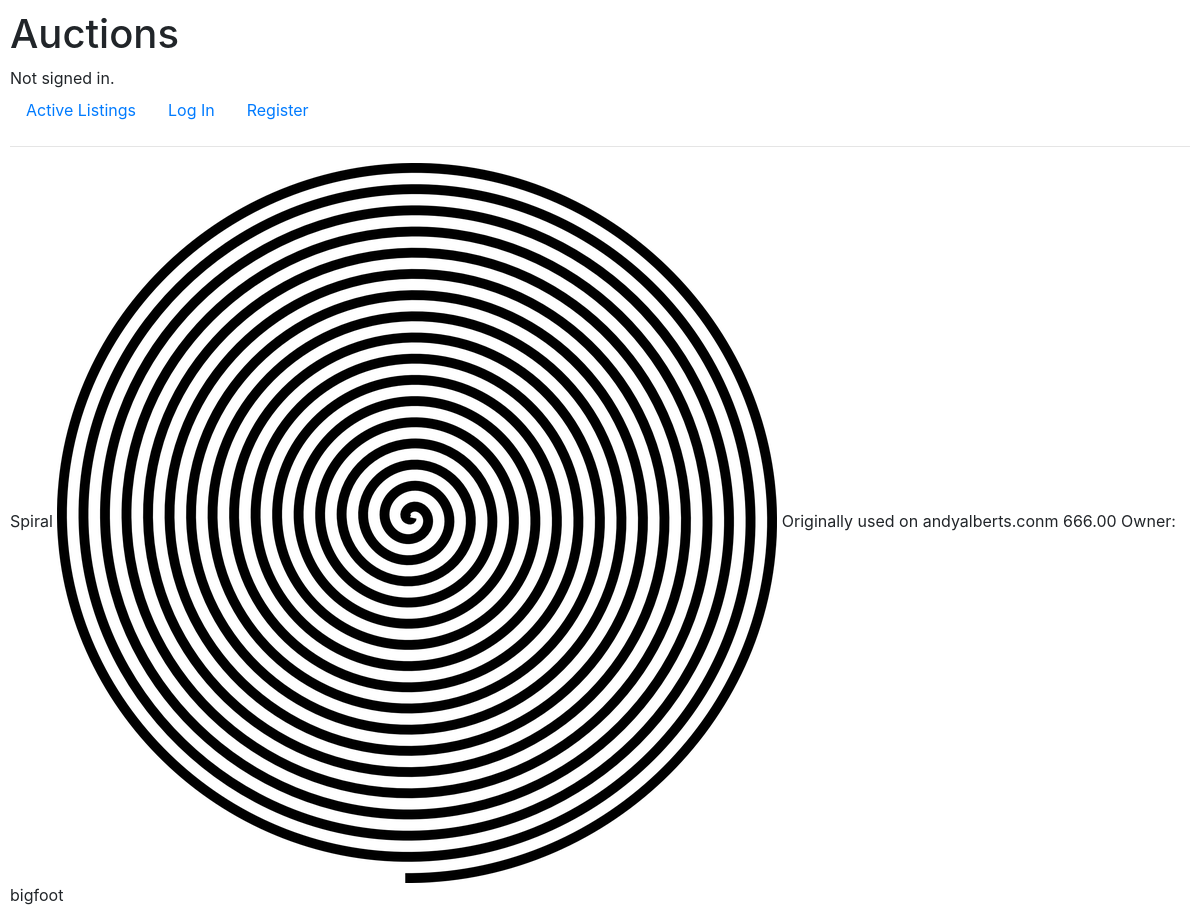
Before: /listing/5 with the older database file.
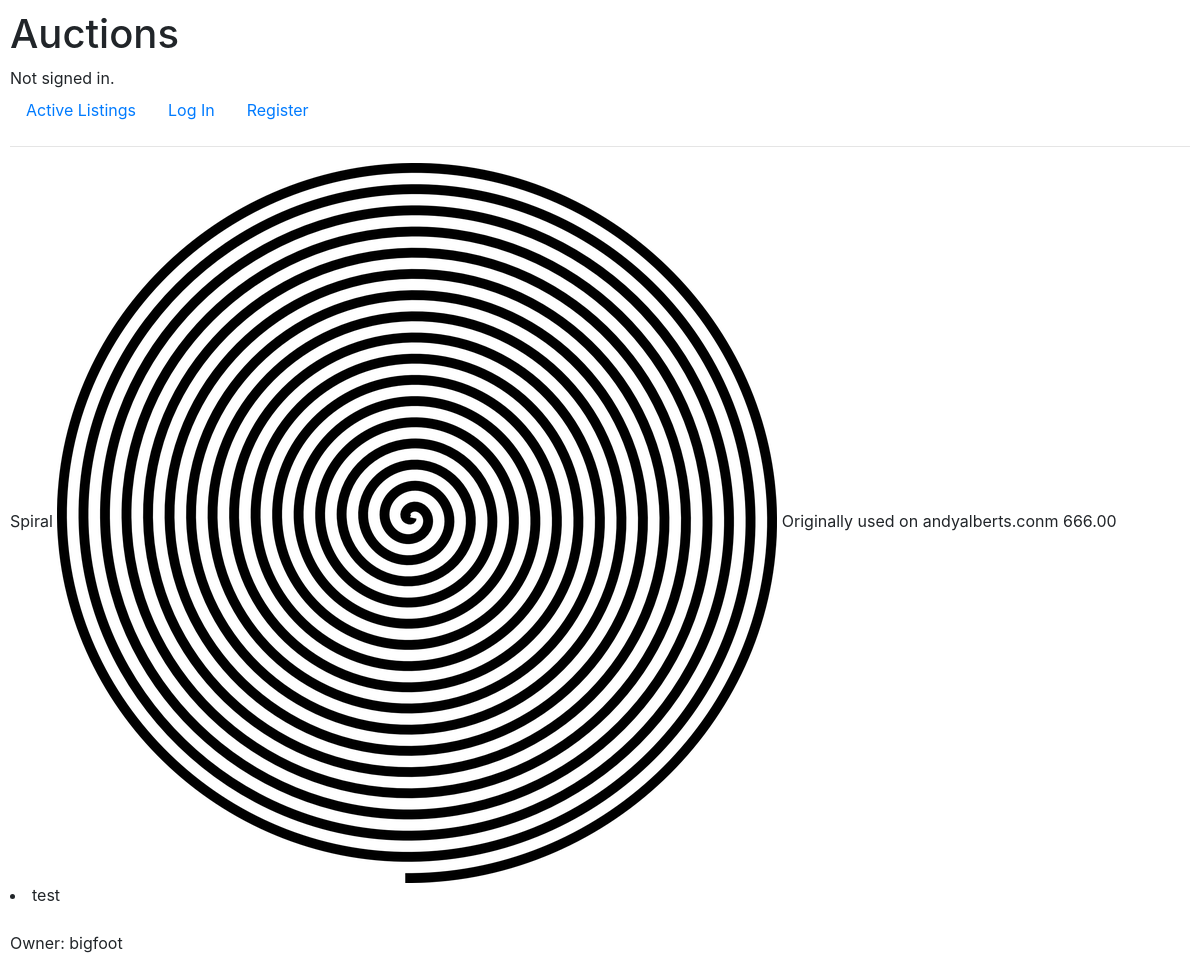
After: the same page with the newer database file.
### auctions/models.py (models this page shows, shortened)
class Comments(models.Model):
    listing = models.ForeignKey(Listing, on_delete=models.CASCADE, related_name='comments')
    text = models.CharField(max_length=200)
    user = models.ForeignKey(User, on_delete=models.CASCADE)

### auctions/views.py (the view)
# urls.py: path("listing/<int:id>", views.listing, name="listing"),
def listing(request, id):
    listing = Listing.objects.get(pk=id)
    comments = Comments.objects.filter(listing=listing)
    owner = get_object_or_404(User, id=listing.owner.first().id)
    if request.method == 'POST':
        user_input = CommentForm(request.POST)
        if user_input.is_valid():
            new_comment = Comments(
                listing=listing,
                user=request.user,
                text=user_input.cleaned_data["comment"]
            )
            new_comment.save()
            comments = Comments.objects.filter(listing=listing)
        return render(request, 'auctions/listing.html',
        {"id": listing.id,
         "title": listing.title,
         "image": listing.image.url,
         "description": listing.description,
         "start_bid": listing.start_bid,
         "comments": comments,
         "owner": owner})
    else:
        return render(request, 'auctions/listing.html',
        {"id": listing.id,
         "title": listing.title,
         "image": listing.image.url,
         "description": listing.description,
         "start_bid": listing.start_bid,
         "comments": comments,
         "owner": owner})

### auctions/templates/auctions/listing.html (shortened to what this page needs)
{% extends "auctions/layout.html" %}
{% block body %}
{{ title }}
<img src="{{ image }}">
{{ description }}
{{ start_bid }}
{% for comment in comments %}
    <li> {{ comment.text }}</li>
    <br>
{% endfor %}
Owner: {{ owner.username }}
{% endblock %}

Changed rows visible on the page:
added Comments: text "test"
